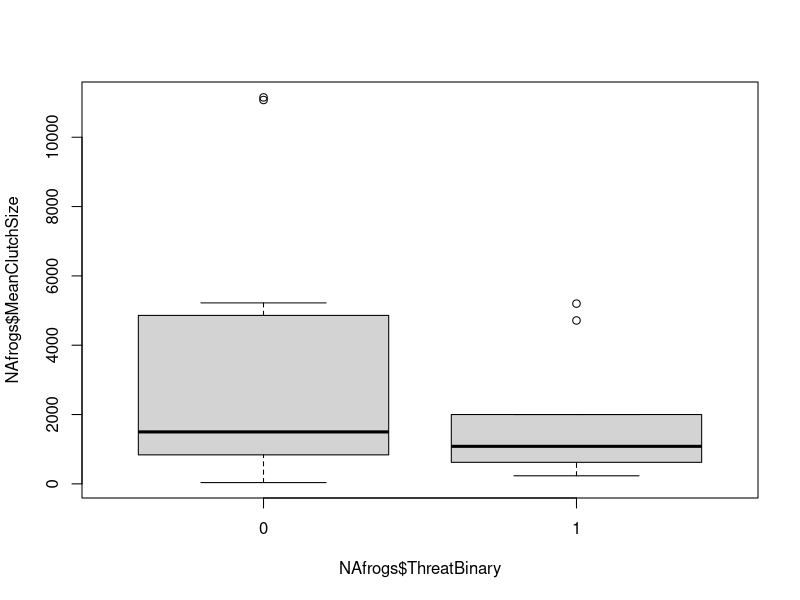
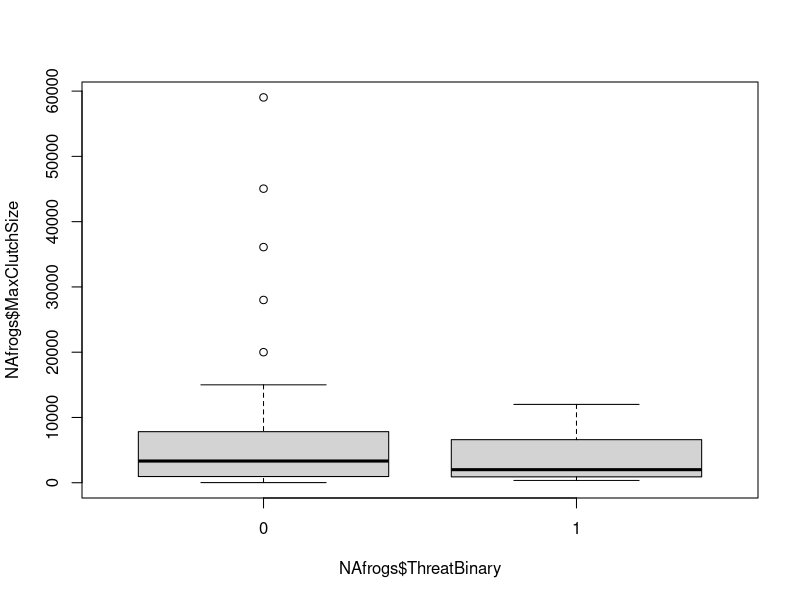
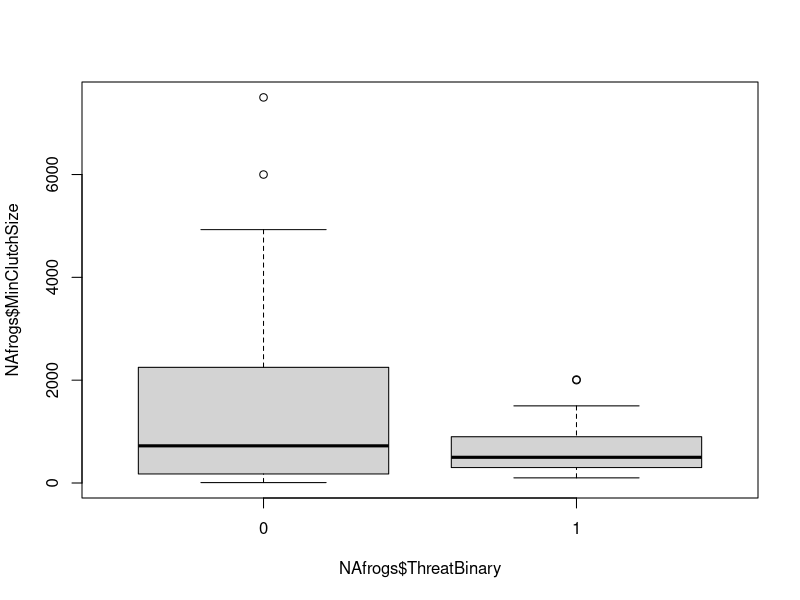
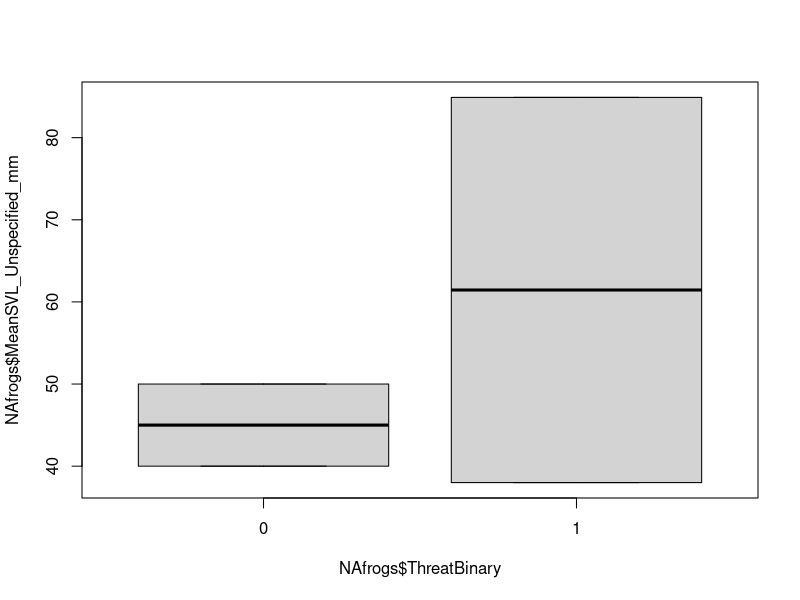
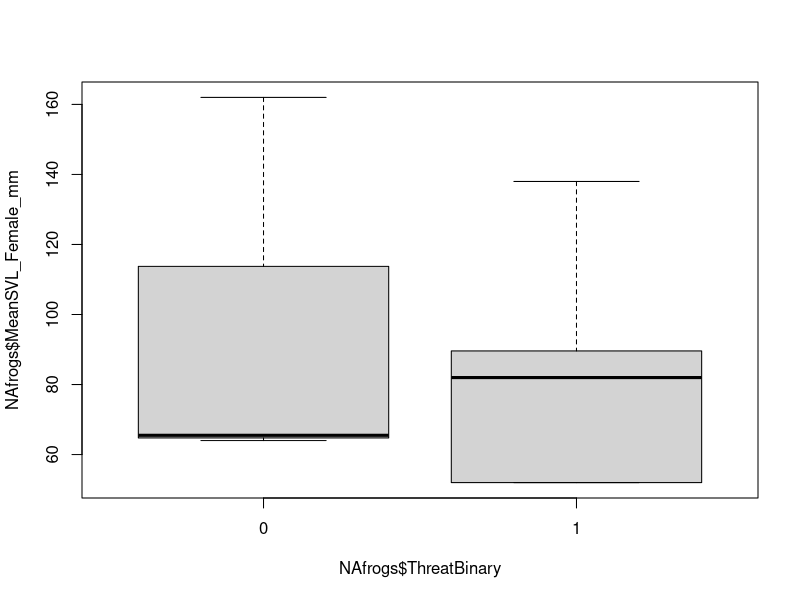
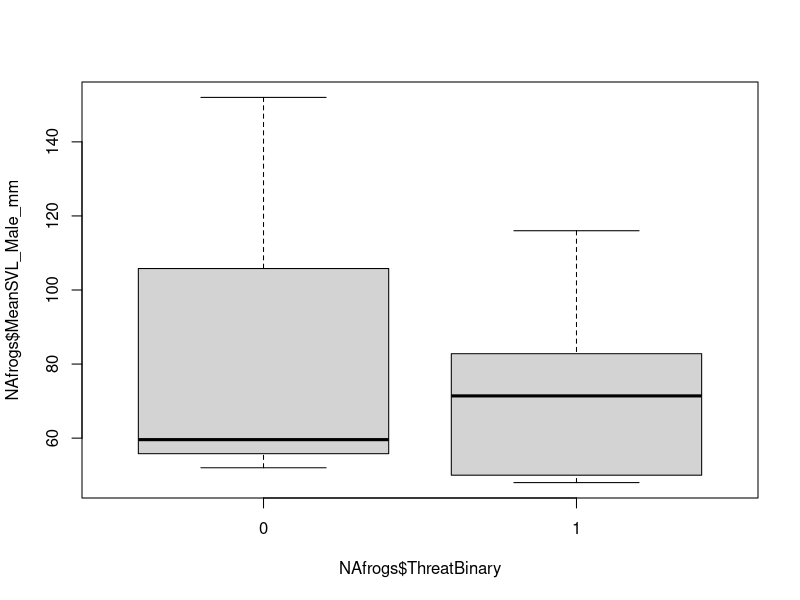
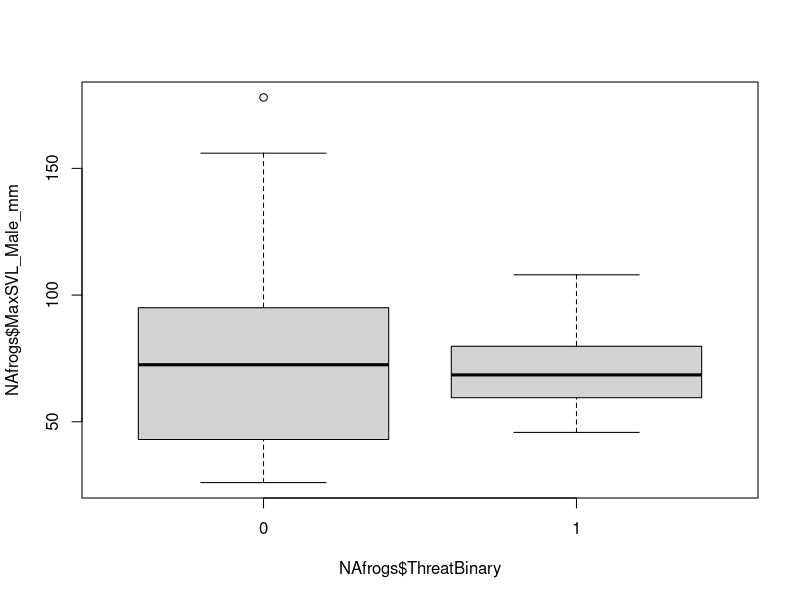
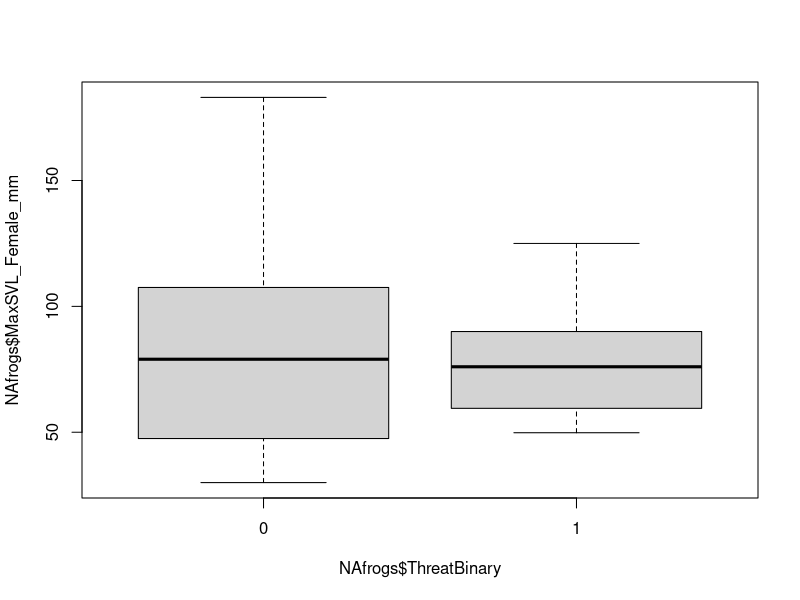

These figures' R source, in order: (Note: this script raises an error after producing the figures.)
# ENEC 395 Undergraduate Research 
# Alicia Wood
# 3/20/17
# Correlates of Extinction Risk in European and North American Amphibians


### Setting my working directory to the folder where all of my data and code are stored

setwd('~/Desktop/Extinction-Risk')

### Reading in raw data files

NAfrogs = read.table("NorthAmericanFrogs.txt", header=T, sep = '\t', quote = "\"")
EuroAmphib = read.table("EuropeanAmphibians.txt", header=T, sep = '\t', quote = "\"", na.strings = "DD")

# Creating threat binary column in the European Dataset
EuroAmphib$ThreatBinary <- NA
EuroAmphib$ThreatBinary[EuroAmphib$IUCN_Status_Vulnerable == 1 | EuroAmphib$IUCN_Status_Endangered == 1 | EuroAmphib$IUCN_Status_NearThreatened == 1 | EuroAmphib$IUCN_Status_CriticallyEndangered == 1] <- 1
EuroAmphib$ThreatBinary[EuroAmphib$IUCN_Status_LeastConcern == 1] <- 0

NAfrogs$HabitatBreadth <- NA

# example data visualizations
boxplot(NAfrogs$MeanClutchSize ~ NAfrogs$ThreatBinary)
boxplot(NAfrogs$MaxClutchSize ~ NAfrogs$ThreatBinary)
boxplot(NAfrogs$MinClutchSize ~ NAfrogs$ThreatBinary)
boxplot(NAfrogs$MeanSVL_Unspecified_mm ~ NAfrogs$ThreatBinary)
boxplot(NAfrogs$MeanSVL_Female_mm ~ NAfrogs$ThreatBinary)
boxplot(NAfrogs$MeanSVL_Male_mm ~ NAfrogs$ThreatBinary)
boxplot(NAfrogs$MaxSVL_Male_mm ~ NAfrogs$ThreatBinary)
boxplot(NAfrogs$MaxSVL_Female_mm ~ NAfrogs$ThreatBinary)
boxplot(NAfrogs$MaxSVL_Unspecified_mm ~ NAfrogs$ThreatBinary)
boxplot(NAfrogs$MinSVL_Unspecified_mm ~ NAfrogs$ThreatBinary)
boxplot(NAfrogs$MinSVL_Female_mm ~ NAfrogs$ThreatBinary)
boxplot(NAfrogs$MinSVL_Male_mm ~ NAfrogs$ThreatBinary)
boxplot(NAfrogs$Insectivorous ~ NAfrogs$ThreatBinary)
boxplot(NAfrogs$Cannibalism ~ NAfrogs$ThreatBinary)
boxplot(NAfrogs$Moluscivorous ~ NAfrogs$ThreatBinary)
boxplot(NAfrogs$MaxElevation_m ~ NAfrogs$ThreatBinary)
boxplot(NAfrogs$MinElevation_m ~ NAfrogs$ThreatBinary)


boxplot(EuroAmphib$SVL_Unspecified_mm ~ EuroAmphib$ThreatBinary)
boxplot(EuroAmphib$SVL_Female_mm ~ EuroAmphib$ThreatBinary)
boxplot(EuroAmphib$SVL_Male_mm ~ EuroAmphib$ThreatBinary)
boxplot(EuroAmphib$Number_of_eggs_or_offspring ~ EuroAmphib$ThreatBinary)
boxplot(EuroAmphib$AdultDiet_Insectivorous ~ EuroAmphib$ThreatBinary)
boxplot(EuroAmphib$AdultDIet_Moluscivorous ~ EuroAmphib$ThreatBinary)
boxplot(EuroAmphib$AdultDiet_Cannibalism ~ EuroAmphib$ThreatBinary)
boxplot(EuroAmphib$AdultDiet_Herbivorous ~ EuroAmphib$ThreatBinary)
boxplot(EuroAmphib$Altitude_min ~ EuroAmphib$ThreatBinary)
boxplot(EuroAmphib$Altitude_max ~ EuroAmphib$ThreatBinary)


# paired tests: e.g., Wilcoxon rank sum test (wilcox.test)

# need to rearrange data for paired comparison where you 

  